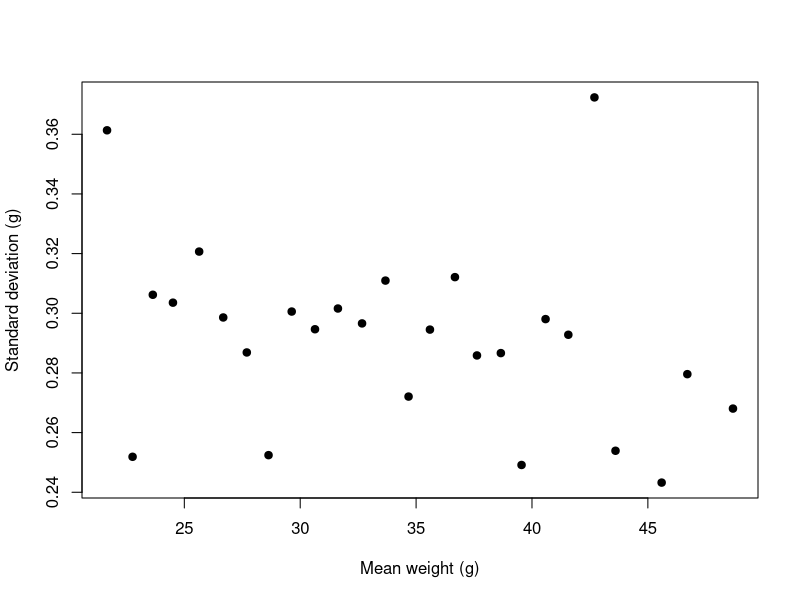
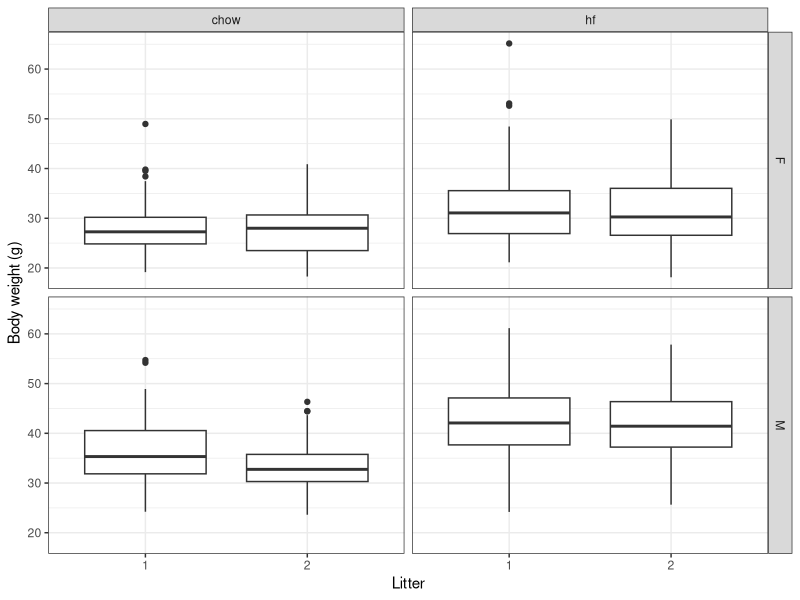
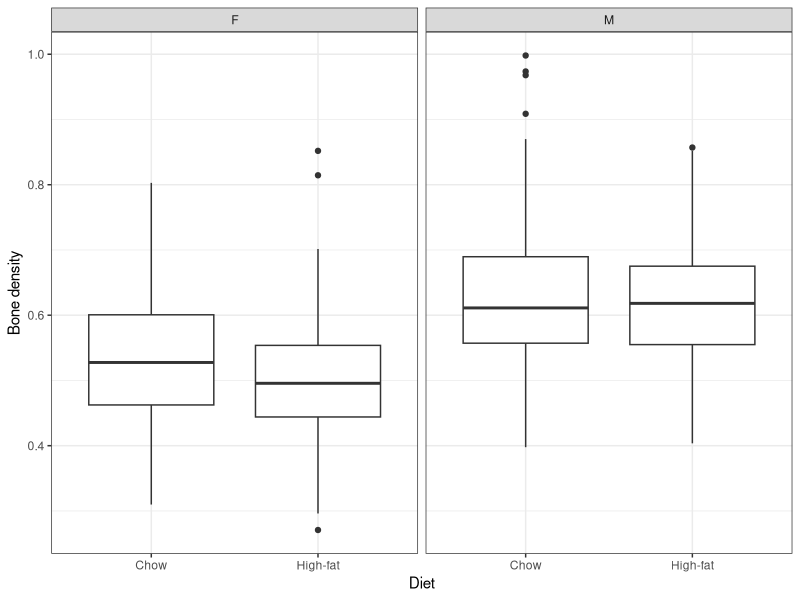

Write R code to recreate these figures, in order.
## ---- chunk 1
library(dslabs)  # setup for problems
library(dplyr)
## ---- chunk 2
diet_only <- lm(body_weight ~ diet, data = mice_weights)
diet_and_sex <- lm(body_weight ~ diet + sex, data = mice_weights)

summary(diet_only)$sigma      
summary(diet_and_sex)$sigma  
## ---- chunk 3
dat <- mice_weights
breaks <- with(dat, seq(min(body_weight), max(body_weight), 1))
dat <- mutate(dat, group = cut(body_weight, breaks, include.lowest=TRUE))
## ---- chunk 4
weight_summary <- dat |>
  filter(!is.na(group)) |>
  group_by(group) |>
  summarize(
    n = n(),
    mean_weight = mean(body_weight),
    sd_weight = sd(body_weight),
    .groups = "drop"
  ) |>
  filter(n > 10)
weight_summary
plot(weight_summary$mean_weight, weight_summary$sd_weight,
     xlab = "Mean weight (g)", ylab = "Standard deviation (g)",
     pch = 19)
## ---- chunk 5
library(ggplot2)

ggplot(mice_weights, aes(x = factor(litter), y = body_weight)) +
  geom_boxplot() +
  facet_grid(sex ~ diet) +
  labs(x = "Litter", y = "Body weight (g)") +
  theme_bw()
## ---- chunk 6
model4 <- lm(body_weight ~ sex + diet + litter, data = mice_weights)
anova(diet_and_sex, model4)
drop1(model4, test = "F")
## ---- chunk 7
ggplot(mice_weights, aes(x = diet, y = bone_density)) +
  geom_boxplot() +
  facet_wrap(~ sex) +
  scale_x_discrete(labels = c(chow = "Chow", hf = "High-fat")) +
  labs(x = "Diet", y = "Bone density") +
  theme_bw()
## ---- chunk 8
fit_female <- lm(bone_density ~ diet, data = mice_weights,
                 subset = sex == "F")
fit_male <- lm(bone_density ~ diet, data = mice_weights,
               subset = sex == "M")
fit_interaction <- lm(bone_density ~ diet * sex, data = mice_weights)
summary(fit_female)
summary(fit_male)
summary(fit_interaction)
